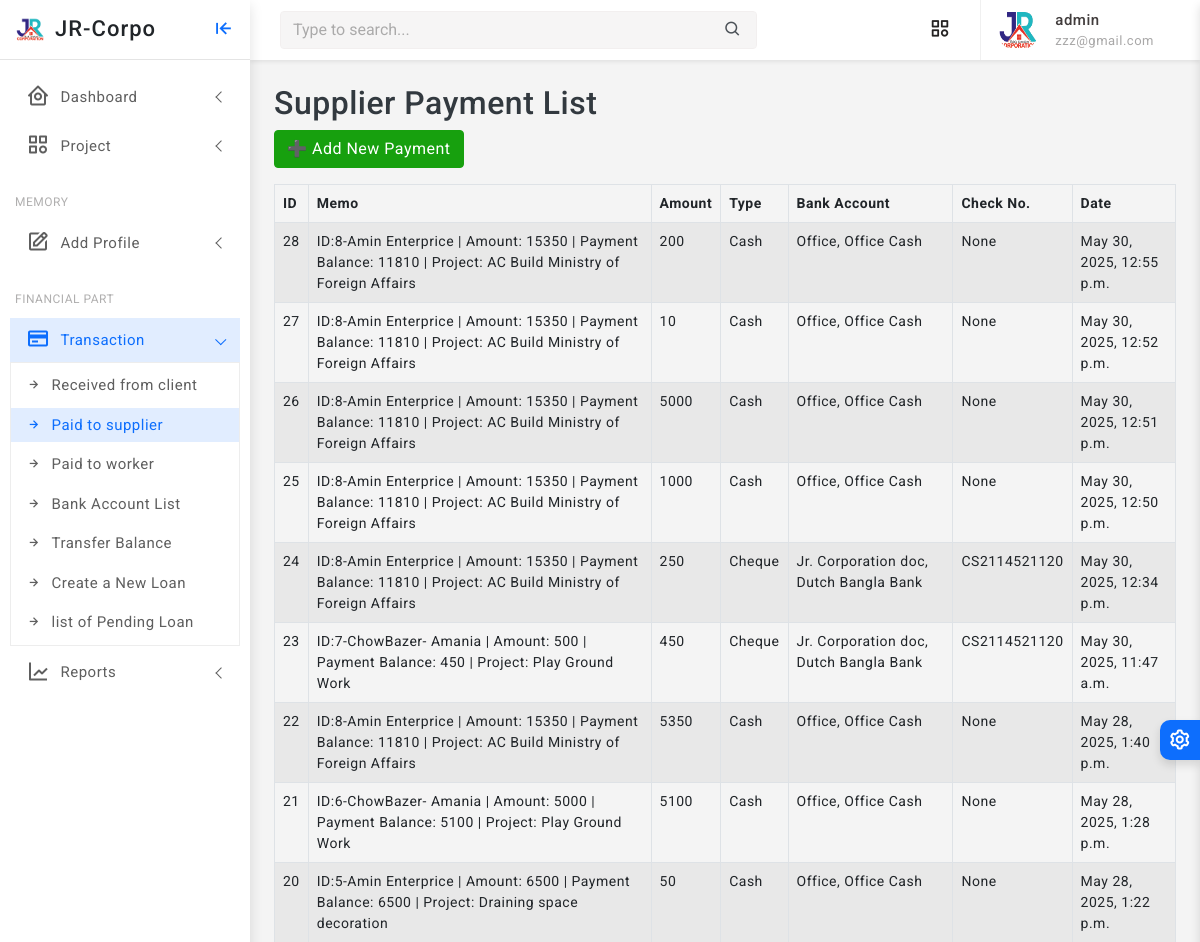
The page /supplier-payment/list/ (signed in, upper part) on the database as committed earlier.
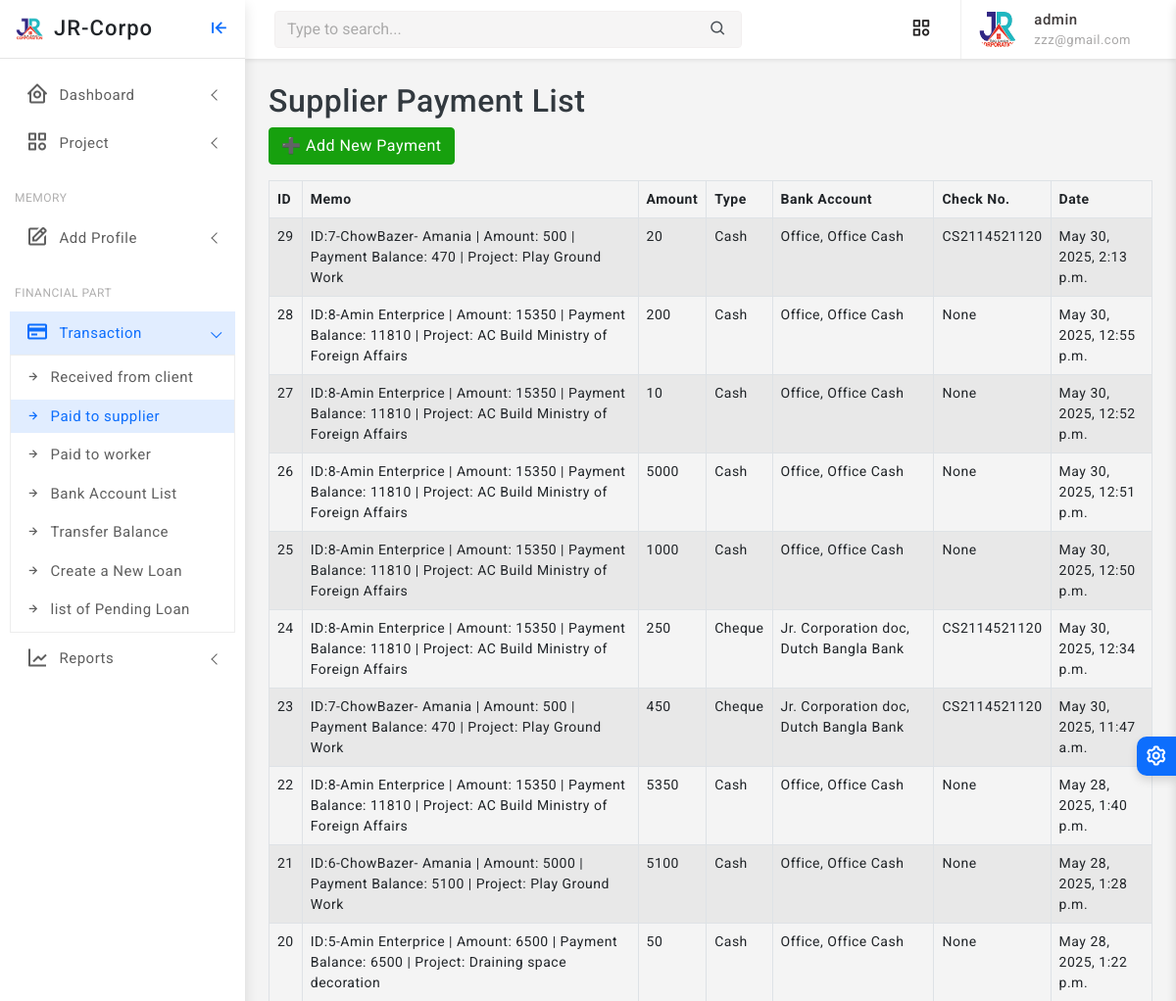
The same page on the database as committed later.
### finance/models.py (models this page shows, shortened)
class SupplierPayment(models.Model):
    PAYMENT_TYPE_CHOICES = [
        ('CASH', 'Cash'),
        ('BANK', 'Bank Deposit'),
        ('MOBILE', 'Bkash / Nogod / Rocket'),
        ('CHEQUE', 'Cheque'),
    ]
    memo = models.ForeignKey('core.Memo', on_delete=models.CASCADE)
    amount = models.PositiveIntegerField()
    type = models.CharField(max_length=20, choices=PAYMENT_TYPE_CHOICES)
    bank_account = models.ForeignKey('BankAccount', on_delete=models.PROTECT)
    check_number = models.CharField(max_length=100, blank=True, null=True, help_text="Only fill this if payment is not Cash.")
    is_payment_done = models.BooleanField(default=False)
    created_at = models.DateTimeField(auto_now_add=True, blank=True, null=True)

class BankAccount(models.Model):
    ACCOUNT_TYPES = [
        ('CASH', 'Cash'),
        ('BANK', 'Bank Deposit'),
        ('MOBILE', 'Bkash / Nogod / Rocket'),
        ('CHEQUE', 'Cheque'),
    ]
    bank = models.ForeignKey(Bank, on_delete=models.SET_NULL, null=True, blank=True, help_text="Select bank name")
    account_name = models.CharField(max_length=100, help_text="Account holder's name")
    account_number = models.CharField(max_length=50, unique=True)
    account_type = models.CharField(max_length=10, choices=ACCOUNT_TYPES, default='SAVINGS')
    balance = models.PositiveIntegerField(default=0)
    created_at = models.DateTimeField(auto_now_add=True)
    def __str__(self):
        return f"{self.account_name}, {self.bank}"
    class Meta:
        verbose_name = "Bank Account"
        verbose_name_plural = "Bank Accounts"

class Bank(models.Model):
    name = models.CharField(max_length=100)
    def __str__(self):
        return self.name

### core/models.py (models this page shows, shortened)
class Memo(models.Model):
    project = models.ForeignKey(Project, on_delete=models.CASCADE, related_name='item_memos')
    supplier = models.ForeignKey(Supplier, on_delete=models.CASCADE, related_name='memos')
    items = models.ManyToManyField(Item, related_name='memos')
    amount = models.PositiveIntegerField(default=0)
    payment_balance = models.PositiveIntegerField(default=0, null=True, blank=True)
    is_payment_done = models.BooleanField(default=False, null=True, blank=True)
    created_at = models.DateTimeField(auto_now_add=True)
    updated_at = models.DateTimeField(auto_now=True)
    def __str__(self):
        return f"ID:{self.id}-{self.supplier} | Amount: {self.amount} | Payment Balance: {self.payment_balance} | Project: {self.project.name}"

class Organization(models.Model):
    name = models.CharField(max_length=255, unique=True)
    location = models.CharField(max_length=255)
    phone = models.CharField(max_length=20)
    logo = models.ImageField(upload_to='media/logos/', blank=True, null=True)
    created_at = models.DateTimeField(auto_now_add=True)
    updated_at = models.DateTimeField(auto_now=True)
    class Meta:
        abstract = True
    def __str__(self):
        return self.name

class Supplier(Organization):
    pass

class Project(models.Model):
    STATUS_CHOICES = [
        ('RUNNING', 'Running'),
        ('TRIAL', 'Trial Period'),
        ('CLOSED', 'Closed'),
        ('OTHER', 'Other'),
    ]
    company = models.ForeignKey(Company, on_delete=models.CASCADE, related_name='projects')
    name = models.CharField(max_length=255)
    location = models.CharField(max_length=255)
    approximate_bill = models.PositiveIntegerField(default=0)
    current_cost = models.PositiveIntegerField(default=0, null=True, blank=True)
    final_bill = models.PositiveIntegerField(default=0, null=True, blank=True)
    current_paid = models.PositiveIntegerField(default=0, null=True, blank=True)
    created_at = models.DateTimeField(auto_now_add=True)
    updated_at = models.DateTimeField(auto_now=True)
    status = models.CharField(max_length=10, null=True, blank=True, choices=STATUS_CHOICES, default='RUNNING')

### finance/views.py (the view)
# urls.py: path('supplier-payment/list/', views.supplier_payment_list, name='supplier_payment_list'),
@staff_required
def supplier_payment_list(request):
    payments = SupplierPayment.objects.select_related('memo', 'bank_account').all().order_by('-id')[:150]
    return render(request, 'payment/supplier_payment_list.html', {'payments': payments})

### finance/views.py (called while the page is built)
def staff_required(view_func):
    return user_passes_test(lambda u: u.is_authenticated and u.is_staff)(view_func)

### finance/templates/payment/supplier_payment_list.html
{% extends 'partials/base0.html' %}
{% load static %}
{% block content %}
    <h2>Supplier Payment List</h2>
    <a href="{% url 'create_supplier_payment' %}" class="btn btn-success mb-3">➕ Add New Payment</a>
    <table class="table table-bordered table-striped">
        <thead>
            <tr>
                <th>ID</th>
                <th>Memo</th>
                <th>Amount</th>
                <th>Type</th>
                <th>Bank Account</th>
                <th>Check No.</th>
                <th>Date</th>
            </tr>
        </thead>
        <tbody>
            {% for payment in payments %}
                <tr>
                    <td>{{ payment.id }}</td>
                    <td>{{ payment.memo }}</td>
                    <td>{{ payment.amount }}</td>
                    <td>{{ payment.get_type_display }}</td>
                    <td>{{ payment.bank_account }}</td>
                    <td>{{ payment.check_number }}</td>
                    <td>{{ payment.created_at|default:"-" }}</td>
                </tr>
            {% empty %}
                <tr>
                    <td colspan="8">No supplier payments found.</td>
                </tr>
            {% endfor %}
        </tbody>
    </table>
{% endblock %}

Rows that differ between the two databases and show on the page:
added SupplierPayment: id "29", memo "ID:7-ChowBazer- Amania | Amount: 500 | Payment Balance: 470 | Project: Play Ground Work", amount "20", type "Cash", bank_account "Office, Office Cash", check_number "CS2114521120", created_at "May 30, 2025, 2:13 p.m."
changed through a linked row, SupplierPayment "May 30, 2025, 11:47 a.m.": memo "ID:7-ChowBazer- Amania | Amount: 500 | Payment Balance: 450 | Project: Play Ground Work" → "ID:7-ChowBazer- Amania | Amount: 500 | Payment Balance: 470 | Project: Play Ground Work"
